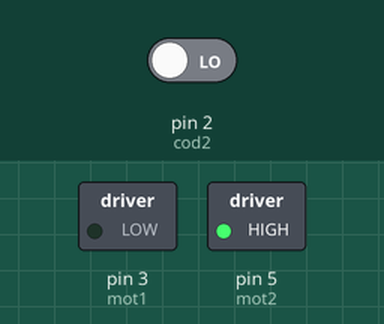
A sketch run on a simulated Arduino Uno, built with avr-gcc and run on an emulated ATmega328P. Shown: switched loads named in the sketch (green lamp = pin HIGH). The test bench sets the inputs (shaded band); at power-on: pin 2 (cod2) LOW. What the sketch prints to the serial monitor is not drawn.

Above: at 0.3 s.
Timing chart, 0 to 1.8 s (numbered marks = the images above):
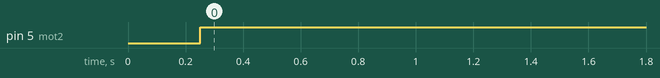

Measured:
- by itself, pin 5 (mot2): LOW → HIGH at 0.25 s

The sketch:

dc_motor_rpm.ino
```cpp
// Bench test for a DC motor with a Hall encoder.
// Measures the motor speed (RPM) from the time between two encoder pulses
// (interrupt on pin 2) and prints it on the serial monitor. Pin 5 is driven
// with a constant PWM (commande) and pin 3 with a PWM proportional to the
// measured speed (mesure).

#define ENCODER_PIN 2
#define ENCODER_N   20
// Written by the interrupt: volatile so the compiler always reads them from memory
volatile unsigned long T1 = 0, T2 = 0, T = 0;
volatile bool MeasDone = 0;
int Motor_RPM = 0;

int mot1 = 3;
int mot2 = 5;
int cod1 = 6;
int cod2 = 2;
int commande = 255;
int mesure;

void INT0_ISR(void)
{
  if(MeasDone)
  {
    T2 = micros();
    T = T2 - T1;
    MeasDone = 0;
  }
  else
  {
    T1 = micros();
    MeasDone = 1;
  }
}

void setup() {
  pinMode(mot1, OUTPUT);
  pinMode(mot2, OUTPUT);
  pinMode(cod1, INPUT);
  pinMode(cod2, INPUT);
  Serial.begin(9600);
  attachInterrupt(digitalPinToInterrupt(ENCODER_PIN), INT0_ISR, RISING);
}

void loop() {
  // Copy T with interrupts disabled: on an 8-bit AVR a 32-bit read is not atomic
  noInterrupts();
  unsigned long period = T;
  interrupts();
  // No pulse measured yet: avoid a division by zero
  Motor_RPM = (period == 0) ? 0 : 60000000UL / (period * ENCODER_N);
  Serial.print("Motor RPM: ");
  Serial.println(Motor_RPM);
  delay(250);

  mesure = Motor_RPM*0.047;
  analogWrite(mot2, commande);
  analogWrite(mot1, mesure);
  Serial.println(mesure);

}
```
